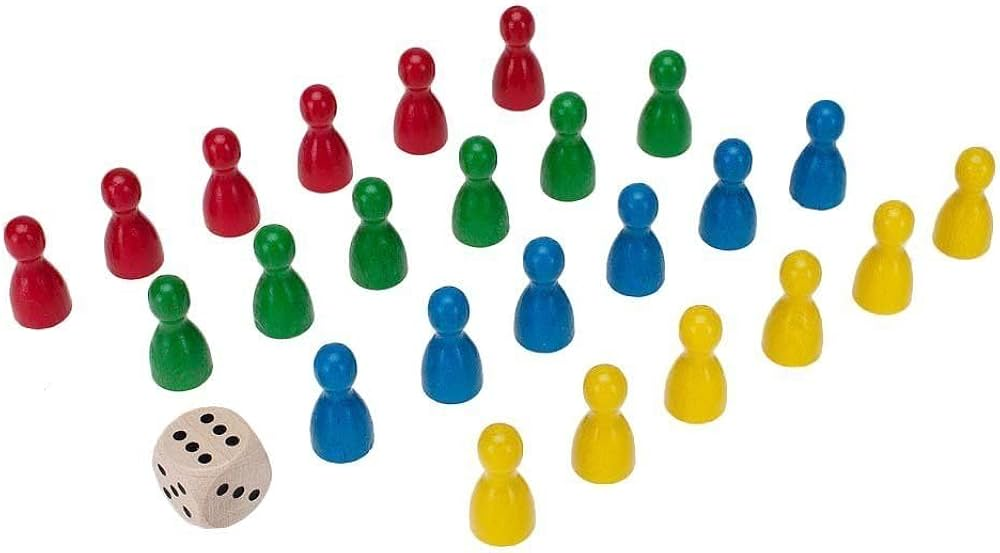
#> input picture cwiczenia_08_04_2025_splitting/pawns.jpg, 1000 x 553 px
$ python zadanie2.py
#> lines starting #> are read from the running program, lines starting #| are printed output that depends on the picture
import cv2
import numpy as np

image = cv2.imread('pawns.jpg')
#> image is the input picture: shape (553, 1000, 3); mean B, G, R 213, 222.2, 221.4
(B, G, R) = cv2.split(image)
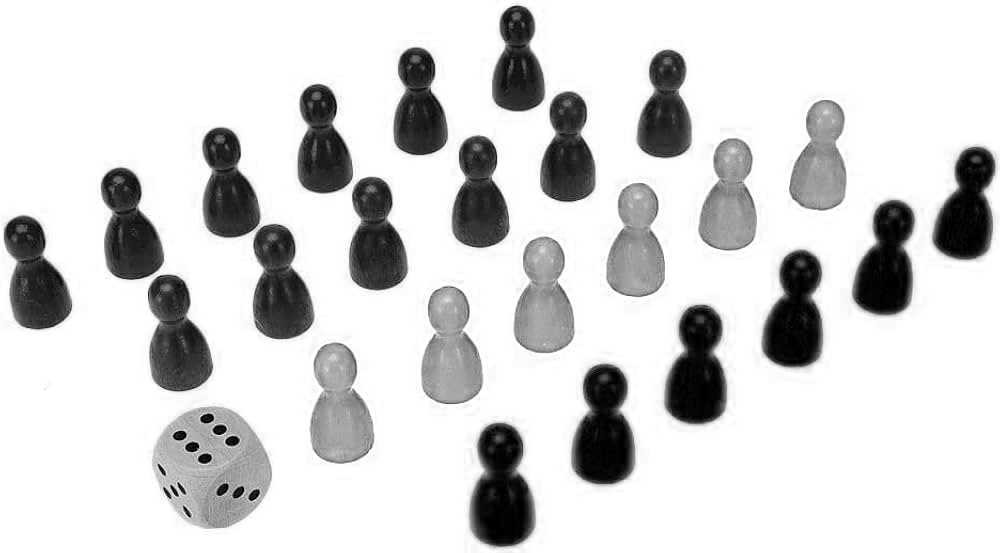
#> B: shape (553, 1000); min 0, max 255, mean 213
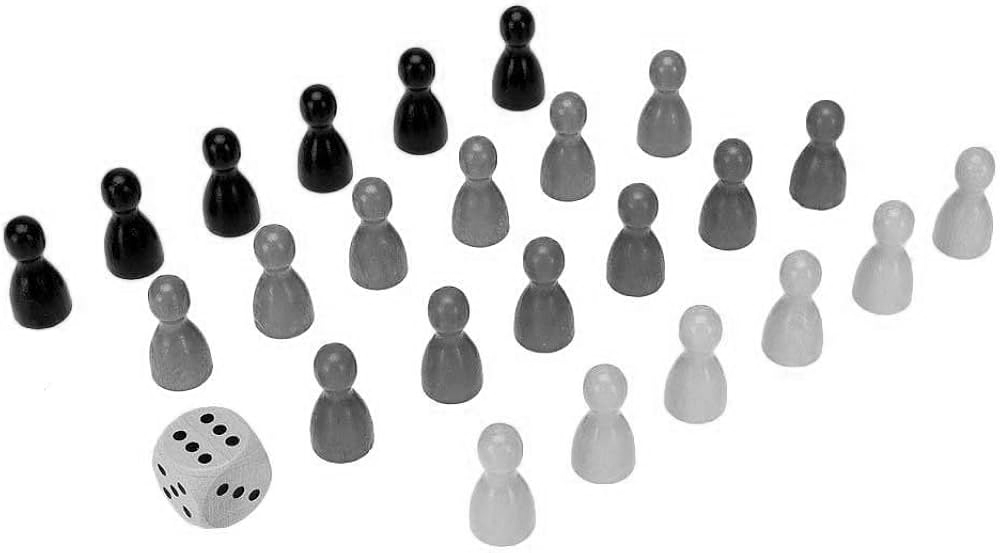
#> G: shape (553, 1000); min 0, max 255, mean 222.2
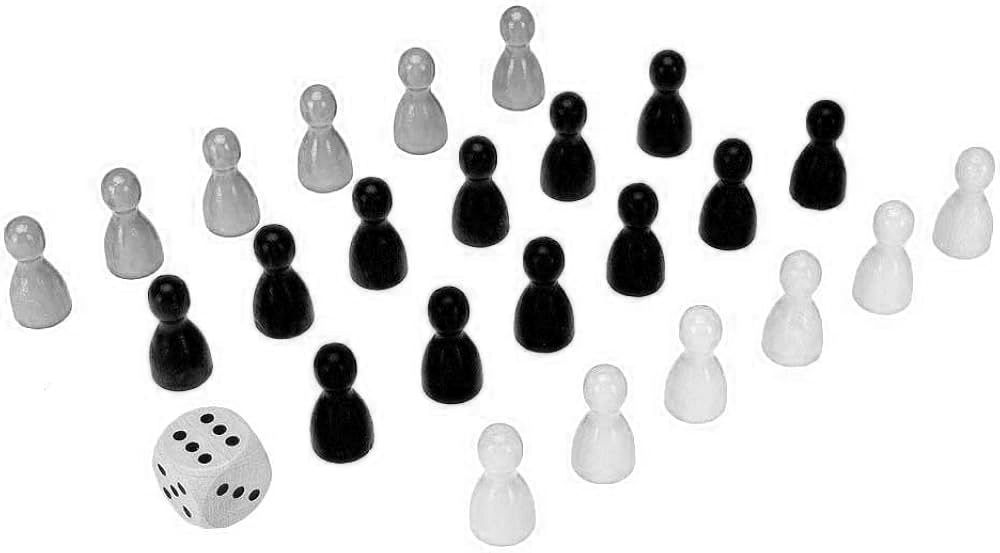
#> R: shape (553, 1000); min 0, max 255, mean 221.4


cv2.imshow('Blue', B)
cv2.imshow('Green', G)
cv2.imshow('Red', R)


cv2.imshow('Original image', image)
cv2.waitKey(0)
cv2.destroyAllWindows()
